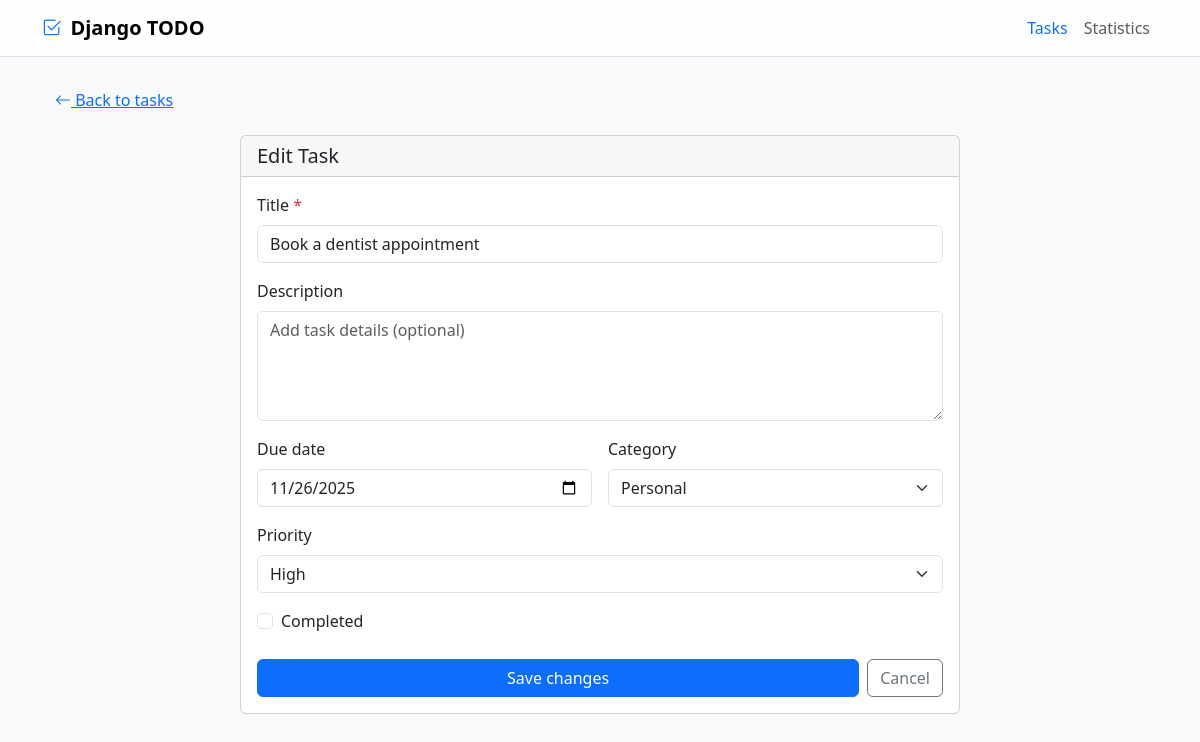
The page /todos/14/edit/ on the database its author committed.
### tasks/models.py (models this page shows, shortened)
class Todo(models.Model):
    title = models.CharField(max_length=200)
    description = models.TextField(blank=True)
    due_date = models.DateField(null=True, blank=True)
    is_resolved = models.BooleanField(default=False)
    priority = models.CharField(max_length=10, choices=PRIORITY_CHOICES, default="medium")
    category = models.CharField(max_length=20, choices=CATEGORY_CHOICES, default="work")
    created_at = models.DateTimeField(auto_now_add=True)
    class Meta:
        ordering = ["is_resolved", "due_date", "-priority", "-created_at"]

### tasks/views.py (the view)
# urls.py: path("todos/<int:pk>/edit/", TodoUpdateView.as_view(), name="edit"),
class TodoUpdateView(UpdateView):
    model = Todo
    form_class = TodoForm
    template_name = "tasks/form.html"
    success_url = reverse_lazy("tasks:list")

### tasks/forms.py
class TodoForm(forms.ModelForm):
    class Meta:
        model = Todo
        fields = [
            "title",
            "description",
            "due_date",
            "category",
            "priority",
            "is_resolved",
        ]
        widgets = {
            "title": forms.TextInput(attrs={"class": "form-control", "placeholder": "Enter task title"}),
            "description": forms.Textarea(attrs={"class": "form-control", "rows": 4, "placeholder": "Add task details (optional)"}),
            "due_date": forms.DateInput(attrs={"class": "form-control", "type": "date"}),
            "category": forms.Select(attrs={"class": "form-select"}),
            "priority": forms.Select(attrs={"class": "form-select"}),
            "is_resolved": forms.CheckboxInput(attrs={"class": "form-check-input"}),
        }

### tasks/templates/tasks/form.html (shortened to what this page needs)
{% extends 'base.html' %}
{% block content %}
  <a href="/todos/" class="btn btn-link mb-3"><i class="bi bi-arrow-left"></i> Back to tasks</a>
  <div class="card mx-auto" style="max-width: 720px;">
    <div class="card-header">
      <h2 class="h5 mb-0">{% if form.instance.pk %}Edit Task{% else %}New Task{% endif %}</h2>
    </div>
    <div class="card-body">
      <form method="post" class="d-grid gap-3">
        <div>
          <label for="id_title" class="form-label">Title <span class="text-danger">*</span></label>
          {{ form.title }}
        </div>
        <div>
          <label for="id_description" class="form-label">Description</label>
          {{ form.description }}
        </div>
        <div class="row g-3">
          <div class="col-md-6">
            <label for="id_due_date" class="form-label">Due date</label>
            {{ form.due_date }}
          </div>
          <div class="col-md-6">
            <label for="id_category" class="form-label">Category</label>
            {{ form.category }}
          </div>
        </div>
        <div>
          <label for="id_priority" class="form-label">Priority</label>
          {{ form.priority }}
        </div>
        {% if form.instance.pk %}
          <div class="form-check">
            {{ form.is_resolved }}
            <label for="id_is_resolved" class="form-check-label">Completed</label>
          </div>
        {% endif %}
        <div class="d-flex gap-2 pt-2">
          <button type="submit" class="btn btn-primary flex-fill">{% if form.instance.pk %}Save changes{% else %}Create task{% endif %}</button>
          <a href="/todos/" class="btn btn-outline-secondary">Cancel</a>
        </div>
      </form>
    </div>
  </div>
{% endblock %}

### rows shown on the page
Todo: title "Book a dentist appointment", due_date "11/26/2025", category "Personal", priority "High"
